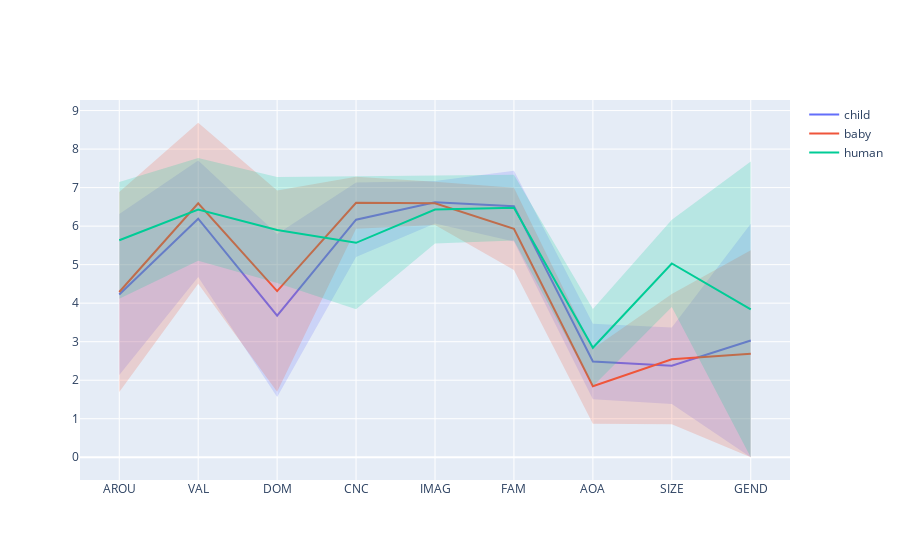

Write notebook code for a chart like this one.
### Code cell
viz_GlasgowR(['child','baby','human'], glasgow)

### Figure 1 — Plotly figure (JSON) as saved in the notebook; plotly's stock layout.template omitted (floating-point values rounded to 4 significant figures)
{"data": [{"line": {"color": "#636EFA"}, "mode": "lines", "name": "child", "showlegend": true, "type": "scatter", "x": [1, 2, 3, 4, 5, 6, 7, 8, 9], "y": [4.226, 6.194, 3.677, 6.167, 6.621, 6.519, 2.484, 2.375, 3.032]}, {"fill": "toself", "fillcolor": "rgba(99, 110, 250, 0.2)", "hoverinfo": "skip", "line": {"color": "rgba(255,255,255,0)"}, "showlegend": false, "type": "scatter", "x": [1, 2, 3, 4, 5, 6, 7, 8, 9, 9, 8, 7, 6, 5, 4, 3, 2, 1], "y": [6.316, 7.706, 5.793, 7.136, 7.173, 7.437, 3.464, 3.367, 6.064, 0, 1.383, 1.504, 5.601, 6.069, 5.198, 1.561, 4.682, 2.136]}, {"line": {"color": "#EF553B"}, "mode": "lines", "name": "baby", "showlegend": true, "type": "scatter", "x": [1, 2, 3, 4, 5, 6, 7, 8, 9], "y": [4.29, 6.594, 4.313, 6.607, 6.593, 5.929, 1.844, 2.546, 2.688]}, {"fill": "toself", "fillcolor": "rgba(239, 85, 59, 0.2)", "hoverinfo": "skip", "line": {"color": "rgba(255,255,255,0)"}, "showlegend": false, "type": "scatter", "x": [1, 2, 3, 4, 5, 6, 7, 8, 9, 9, 8, 7, 6, 5, 4, 3, 2, 1], "y": [6.883, 8.684, 6.928, 7.28, 7.155, 6.996, 2.816, 4.235, 5.376, 0, 0.857, 0.872, 4.862, 6.031, 5.934, 1.698, 4.504, 1.697]}, {"line": {"color": "#00CC96"}, "mode": "lines", "name": "human", "showlegend": true, "type": "scatter", "x": [1, 2, 3, 4, 5, 6, 7, 8, 9], "y": [5.633, 6.433, 5.9, 5.567, 6.433, 6.48, 2.844, 5.031, 3.839]}, {"fill": "toself", "fillcolor": "rgba(0, 204, 150, 0.2)", "hoverinfo": "skip", "line": {"color": "rgba(255,255,255,0)"}, "showlegend": false, "type": "scatter", "x": [1, 2, 3, 4, 5, 6, 7, 8, 9, 9, 8, 7, 6, 5, 4, 3, 2, 1], "y": [7.149, 7.767, 7.275, 7.293, 7.316, 7.334, 3.847, 6.163, 7.678, 0, 3.899, 1.841, 5.626, 5.55, 3.841, 4.525, 5.099, 4.117]}], "layout": {"xaxis": {"tickmode": "array", "ticktext": ["AROU", "VAL", "DOM", "CNC", "IMAG", "FAM", "AOA", "SIZE", "GEND"], "tickvals": [1, 2, 3, 4, 5, 6, 7, 8, 9]}}}
